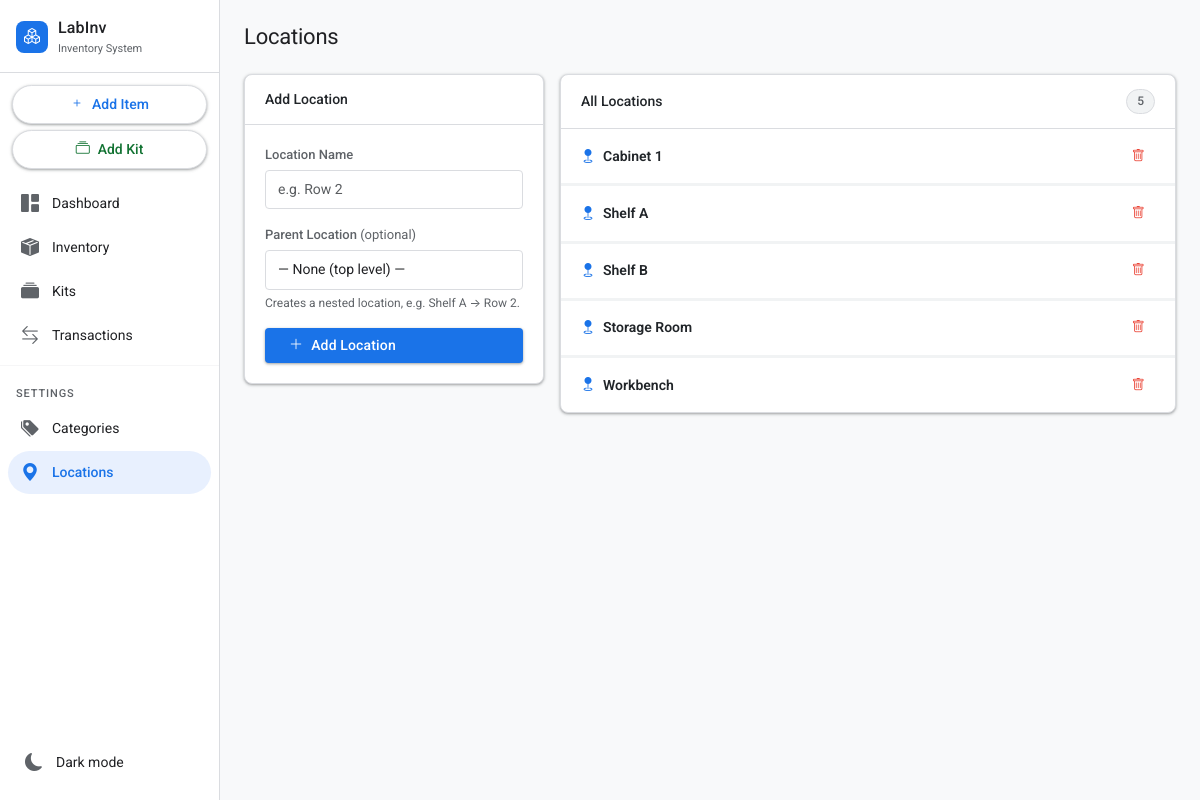
The page /locations on the database as committed earlier.
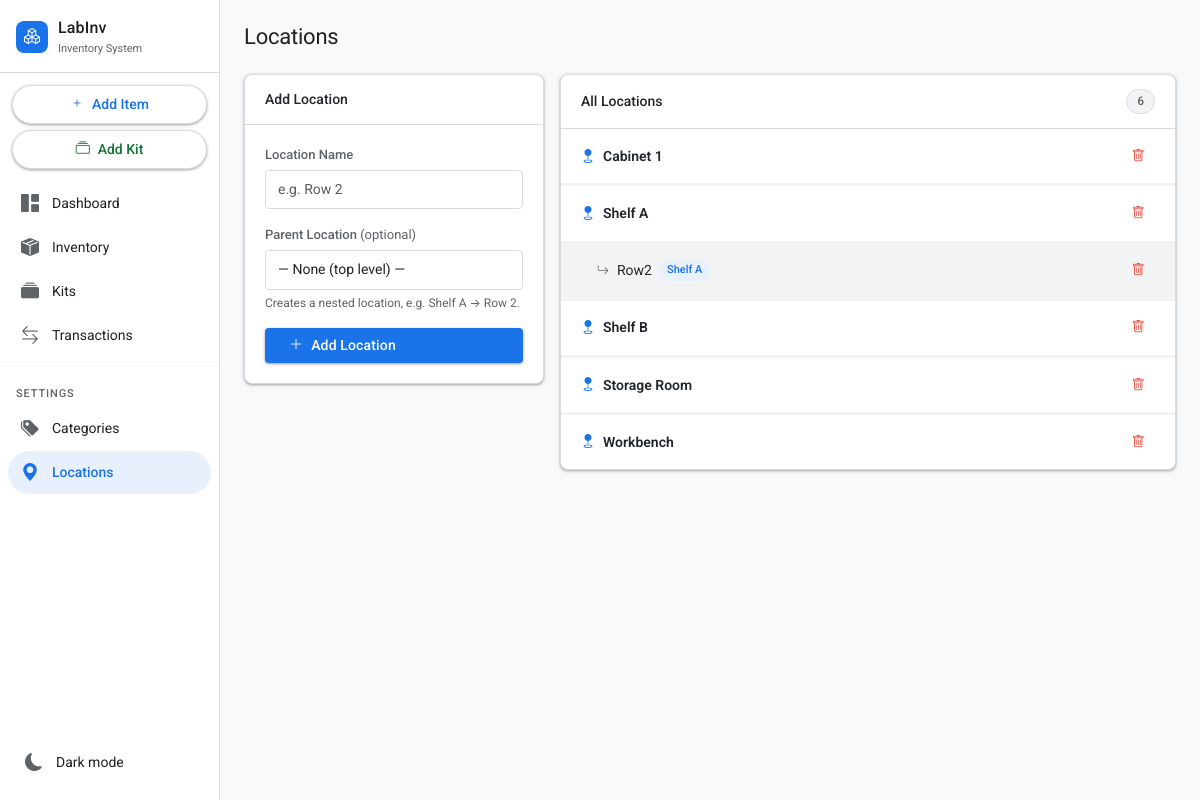
The same page on the database as committed later.
### tables this page shows
CREATE TABLE locations (
            id        INTEGER PRIMARY KEY AUTOINCREMENT,
            name      TEXT NOT NULL UNIQUE,
            parent_id INTEGER REFERENCES locations(id)
        );

### app.py (the view, shortened to what this page needs)
@app.route("/locations", methods=["GET", "POST"])
def locations():
    db = get_db()
    locs = db.execute("""
        SELECT l.*, p.name AS parent_name
        FROM locations l
        LEFT JOIN locations p ON l.parent_id = p.id
        ORDER BY COALESCE(p.name, l.name), l.parent_id NULLS FIRST, l.name
    """).fetchall()
    db.close()
    return render_template("locations.html", locations=locs)

### app.py (called while the page is built)
def get_db():
    conn = sqlite3.connect(DATABASE)
    conn.row_factory = sqlite3.Row
    conn.execute("PRAGMA foreign_keys = ON")
    return conn

### templates/locations.html (shortened to what this page needs)
{% extends "base.html" %}
{% block content %}
<div class="pg-header">
  <h1 class="pg-title">Locations</h1>
</div>
<div class="row g-3">
  <div class="col-12 col-md-5 col-lg-4">
    <div class="card">
      <div class="card-hd">Add Location</div>
      <div class="card-bd">
        <form method="post">
          <div class="mb-3">
            <label class="form-label">Location Name</label>
            <input type="text" name="name" class="form-control" placeholder="e.g. Row 2" required>
          </div>
          <div class="mb-3">
            <label class="form-label">Parent Location <span class="text-muted" style="font-weight:400">(optional)</span></label>
            <select name="parent_id" class="form-select">
              <option value="">— None (top level) —</option>
            </select>
            <div class="form-text">Creates a nested location, e.g. Shelf A → Row 2.</div>
          </div>
          <button class="btn btn-primary" style="width:100%" type="submit">
            <i class="bi bi-plus-lg"></i> Add Location
          </button>
        </form>
      </div>
    </div>
  </div>
  <div class="col-12 col-md-7 col-lg-8">
    <div class="card">
      <div class="card-hd">
        <span>All Locations</span>
        <span class="badge badge-neutral">{{ locations|length }}</span>
      </div>
      <ul class="list-group-flush">
        {% if locations %}
          {% for loc in locations %}
          {% if not loc.parent_id %}
          <li class="list-group-item">
            <div style="display:flex;align-items:center;gap:8px">
              <i class="bi bi-geo-fill" style="color:var(--blue)"></i>
              <span style="font-weight:600">{{ loc.name }}</span>
            </div>
            <form method="post" action="/locations/{{ loc.id }}/delete"
                  onsubmit="return confirm('Delete \'{{ loc.name }}\'?');">
              <button class="btn btn-ghost btn-sm" style="color:var(--red)"><i class="bi bi-trash"></i></button>
            </form>
          </li>
          {% else %}
          <li class="list-group-item" style="padding-left:36px;background:var(--surface-variant)">
            <div style="display:flex;align-items:center;gap:8px">
              <i class="bi bi-arrow-return-right" style="color:var(--muted);font-size:12px"></i>
              <span>{{ loc.name }}</span>
              <span style="font-size:11px;background:var(--blue-light);color:var(--blue);padding:2px 7px;border-radius:10px;font-weight:500">{{ loc.parent_name }}</span>
            </div>
            <form method="post" action="/locations/{{ loc.id }}/delete"
                  onsubmit="return confirm('Delete \'{{ loc.name }}\'?');">
              <button class="btn btn-ghost btn-sm" style="color:var(--red)"><i class="bi bi-trash"></i></button>
            </form>
          </li>
          {% endif %}
          {% endfor %}
        {% else %}
          <li class="list-group-item" style="justify-content:center;color:var(--muted)">No locations yet.</li>
        {% endif %}
      </ul>
    </div>
  </div>
</div>
{% endblock %}

Rows that differ between the two databases and show on the page:
added locations: name "Row2", parent_name "Shelf A"
Other text that changed with them:
{{ locations|length }}: "5" → "6"
